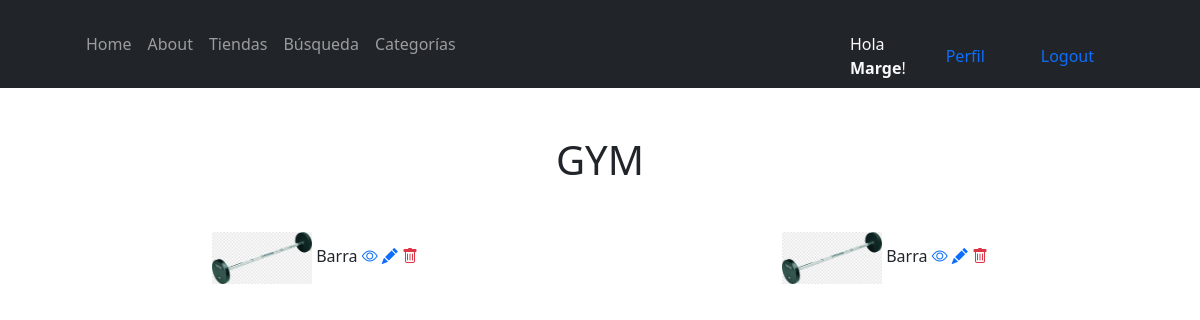
The app's page /gymLista/ (signed in), older data.
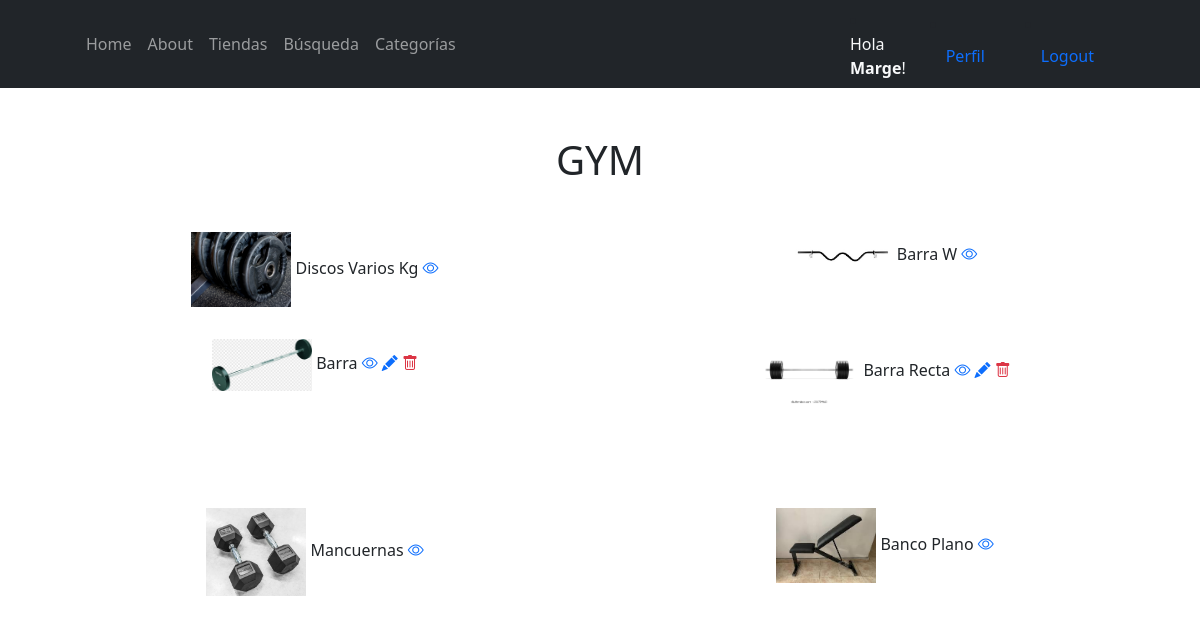
The same page, newer data.
### EntrenamientoApp/models.py (models this page shows, shortened)
class Equipamiento(models.Model):
    equipamientoSeleccion = (
    ('gym','GYM'),
    ('funcional', 'FUNCIONAL'),
    ('futbol','FUTBOL'),
    ('boxeo','BOXEO'),
    ('basquet','BASQUET'),
    ('otro', 'Otro'),
    )
    usuario = models.ForeignKey(User, on_delete=models.CASCADE, null=True, blank=True)
    titulo = models.CharField(max_length=200)
    equipamiento = models.CharField(max_length=15, choices=equipamientoSeleccion, default='gym')
    marca = models.CharField(max_length=40)
    descripcion = models.TextField(null=True, blank=True)
    year = models.IntegerField()
    precio = models.DecimalField(max_digits=10, decimal_places=2)
    usado = models.BooleanField()
    fechaPublicacion = models.DateTimeField(auto_now_add=True)
    telefonoContacto = models.IntegerField()
    emailContacto = models.EmailField()
    imagenEquipamiento = models.ImageField(null=True, blank=True, upload_to="imagenes/")
    class Meta:
        ordering = ['usuario', '-fechaPublicacion']

### EntrenamientoApp/views.py (the view)
# urls.py: path('gymLista/', GymLista.as_view(), name='gyms'),
class GymLista(LoginRequiredMixin, ListView):
    context_object_name = 'gyms'
    queryset = Equipamiento.objects.filter(equipamiento__startswith='gym')
    template_name = 'EntrenamientoApp/listaGym.html'
    login_url = '/login/'

### EntrenamientoApp/templates/EntrenamientoApp/listaGym.html
{% extends 'EntrenamientoApp/about.html' %}
{% load static %}
{% block content %}
<br>
<br>
<div class="container text-center">
    <h1>GYM</h1>
</div>
<br>
<div class="container text-center">
    <div class="row">
            {% for gym in gyms %}
            <div class="col-sm-6 align-items-center">
                <div class="card-body">
                <img src="{{gym.imagenEquipamiento.url}}" class="" width="100px">
                {{gym.titulo}}
                <a href="{% url 'gym' gym.id %}"><i class="bi bi-eye"></i></a>
                {% if user.id == gym.usuario.id %}
                <a href="{% url 'gym_editar' gym.id %}"><i class="bi bi-pencil-fill"></i></a>
                <a href="{% url 'gym_eliminar' gym.id %}"><i class="bi bi-trash text-danger"></i></a>
                <br>
                <br>
                <br>
                <br>
                {% endif %}
                </div>
            </div>
            {% endfor %}
    </div>
</div>
{% endblock %}

Row changes from the older to the newer data that the page shows:
added Equipamiento: imagenEquipamiento (picture), titulo "Discos Varios Kg"
added Equipamiento: imagenEquipamiento (picture), titulo "Barra W"
changed Equipamiento: imagenEquipamiento: a different picture; titulo "Barra" → "Barra Recta"
added Equipamiento: imagenEquipamiento (picture), titulo "Mancuernas"
added Equipamiento: imagenEquipamiento (picture), titulo "Banco Plano"
